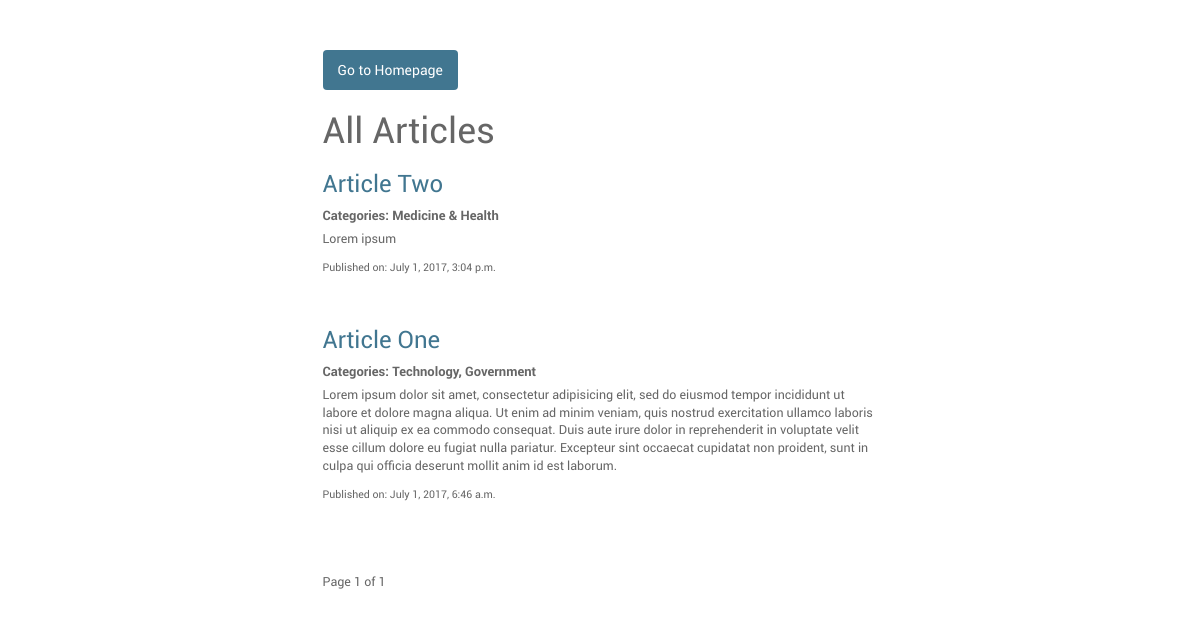
The app's page /articles/ with its own data.
### mhubblog_app/models.py (models this page shows, shortened)
@python_2_unicode_compatible
class Article(models.Model):
    publisher = models.OneToOneField(User, on_delete=models.CASCADE)
    title = models.CharField(max_length=700)
    slug = models.SlugField(unique=True)
    image = models.FileField(blank=True, null=True, upload_to="uploads/")
    content = models.TextField()
    categories = models.ManyToManyField("Category", related_name="articles")
    date_created = models.DateTimeField(auto_now_add=True)
    last_updated = models.DateTimeField(auto_now=True)
    def display_categories(self):
        return ", ".join([category.title for category in self.categories.all()])
    display_categories.short_description = "Categories"

@python_2_unicode_compatible
class Category(models.Model):
    title = models.CharField(max_length=30, help_text=_("Enter an article category name"))
    color = models.CharField(max_length=10, help_text=_("Enter a class name representing the category color"))
    class Meta:
        verbose_name_plural = "Categories"

### mhubblog_app/views.py (the view)
# urls.py: url(r'^articles/$', view=views.articles, name="articles-list"),
def articles(request):
    article_list = Article.objects.all().order_by("-date_created")
    paginator = Paginator(article_list, 5)
    page = request.GET.get("page")
    try:
        article_list = paginator.page(page)
    except PageNotAnInteger:
        article_list = paginator.page(1)
    except EmptyPage:
        article_list = paginator.page(paginator.num_pages)
    context = {
        "articles": article_list,
    }
    return render(request, "mhubblog_app/articles_list.html", context)

### mhubblog_app/templates/mhubblog_app/articles_list.html (shortened to what this page needs)
{% extends 'mhubblog_app/base.html' %}
{% block main_content %}
	<a href="{% url 'mhubblog_app:index' %}" class="btn btn-primary">Go to Homepage</a>
	<h1>All Articles</h1>
	<ul style="list-style: none; -webkit-margin-start: 0; padding: 0;">
		{% for article in articles %}
			<li style="margin-bottom: 50px">
				<h3>
					<a href="{% url 'mhubblog_app:article-detail' article.slug %}">{{ article.title }}</a>
				</h3>
				<label><small style="font-size: small">Categories: {{ article.display_categories }}</small></label>
				<p>{{ article.content }}</p>
				<p><small>Published on: {{ article.date_created }}</small></p>
			</li>
		{% endfor %}
	</ul>
	<div class="pagination">
		<span class="step-links">
			<span class="current">
				Page {{ articles.number }} of {{ articles.paginator.num_pages }}
			</span>
		</span>
	</div>
{% endblock %}

### mhubblog_app/templates/mhubblog_app/base.html (shortened to what this page needs)
<!DOCTYPE html>
{% load static %}
<html lang="en">
	<head>
		<link rel="stylesheet" href="{% static 'bootstrap/css/bootstrap.css' %}">
		<link rel="stylesheet" href="{% static 'fontawesome/css/font-awesome.css' %}">
		<link rel="stylesheet" href="{% static 'css/style.css' %}">
	</head>
	<body>
		<div class="container body">
			<div class="row">
				<div class="col-xs-6 col-xs-push-3">
					{% block main_content %}{% endblock main_content %}
				</div>
			</div>
		</div>
	</body>
</html>

### mhubblog_app/static/css/style.css (style rules this page uses)
body { margin: 0; padding: 0; font-size: 1.25rem; font-family: "Roboto","Lucida Grande","DejaVu Sans","Bitstream Vera Sans",Verdana,Arial,sans-serif; color: #666666; background: #FFFFFF; }
.body { margin-top: 50px; }
h1, h2, h3, h4, h5, h6 { color: #666666; font-weight: normal; }
a { color: #417690; }
.btn, input[type=submit], input[type=btn], .submit-row input, a.btn { background: #79aec8; padding: 10px 15px; border: 0px !important; border-radius: 4px; color: #fff !important; cursor: pointer; }
.btn-primary, a.btn-primary, input[type=submit].btn-primary, .submit-row input.btn-primary { border: none; font-weight: 400; background: #417690 !important; }

### records on screen
Article: title "Article Two", display_categories "Medicine & Health", content "Lorem ipsum", date_created "July 1, 2017, 3:04 p.m."
Article: title "Article One", display_categories "Technology, Government", content "Lorem ipsum dolor sit amet, consectetur adipisicing elit, sed do eiusmod tempor incididunt ut labore et dolore magna aliqua. Ut enim ad minim veniam, quis nostrud exercitation ullamco laboris nisi ut aliquip ex ea commodo consequat. Duis aute irure dolor in reprehenderit in voluptate velit esse cillum dolore eu fugiat nulla pariatur. Excepteur sint occaecat cupidatat non proident, sunt in culpa qui officia deserunt mollit anim id est laborum.", date_created "July 1, 2017, 6:46 a.m."

### other values on screen
{{ articles.number }} "1"
{{ articles.paginator.num_pages }} "1"
